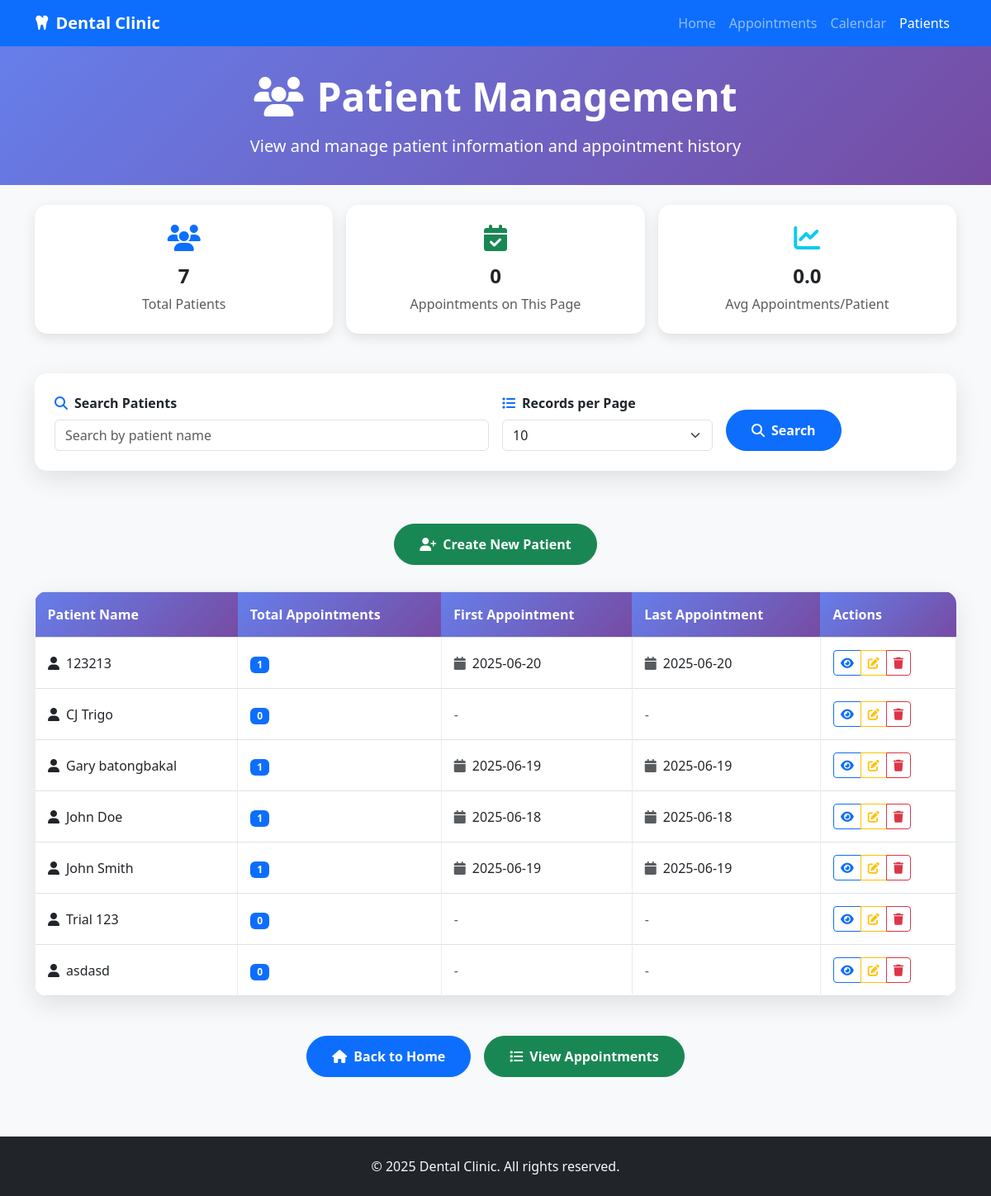
Before: /patients with the older database file.
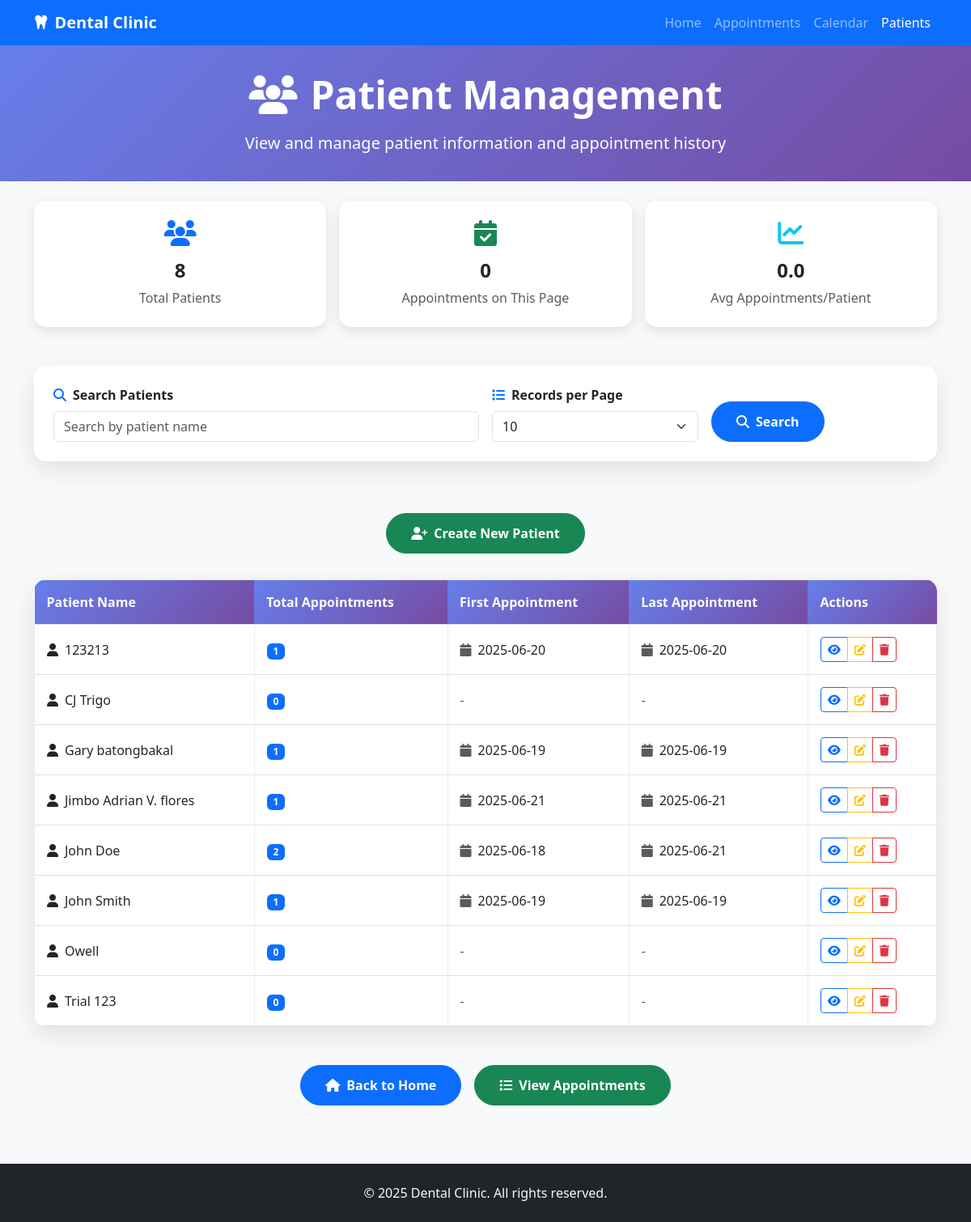
After: the same page with the newer database file.
### tables this page shows
CREATE TABLE Patients (
            ID INTEGER PRIMARY KEY AUTOINCREMENT,
            Name TEXT NOT NULL UNIQUE,
            Contact TEXT NOT NULL,
            Email TEXT,
            DateOfBirth TEXT,
            Address TEXT,
            EmergencyContact TEXT,
            MedicalHistory TEXT,
            CreatedDate TEXT DEFAULT CURRENT_TIMESTAMP
        , Religion TEXT, HomeAddress TEXT, Occupation TEXT, DentalInsurance TEXT, EffectiveDate TEXT, ParentGuardianName TEXT, ParentGuardianOccupation TEXT, ReferralSource TEXT, ConsultationReason TEXT, DentalHistory TEXT, PreviousDentist TEXT, LastDentalVisit TEXT, Sex TEXT, Nickname TEXT, Age TEXT, Nationality TEXT, GoodHealth TEXT, MedicalTreatment TEXT, TreatmentCondition TEXT, SeriousIllness TEXT, SurgicalOperation TEXT, Hospitalized TEXT, HospitalizationDetails TEXT, PrescriptionMedication TEXT, NonPrescriptionMedication TEXT, TobaccoUse TEXT, AlcoholDrugUse TEXT, AllergicLocalAnesthetic TEXT, AllergicPenicillin TEXT, AllergicAntibiotics TEXT, AllergicSulfaDrugs TEXT, AllergicAspirin TEXT, AllergicLatex TEXT, AllergicOthers TEXT, BleedingTime TEXT, Pregnant TEXT, Nursing TEXT, BirthPills TEXT, BloodType TEXT, BloodPressure TEXT);

### app.py (the view)
@app.route('/patients')
def patients():
    search_query = request.args.get('search', '')
    page = int(request.args.get('page', 1))
    per_page = int(request.args.get('per_page', 10))  # Default 10 records per page
    if page < 1:
        page = 1
    if per_page < 1 or per_page > 100:  # Limit to reasonable range
        per_page = 10
    conn = sqlite3.connect(DB_FILE)
    cursor = conn.cursor()
    if search_query:
        cursor.execute("""
            SELECT COUNT(DISTINCT p.ID)
            FROM Patients p
            LEFT JOIN Appointments a ON p.Name = a.PatientName
            WHERE p.Name LIKE ?
        """, (f'%{search_query}%',))
    else:
        cursor.execute("SELECT COUNT(*) FROM Patients")
    total_patients = cursor.fetchone()[0]
    total_pages = (total_patients + per_page - 1) // per_page
    if page > total_pages and total_pages > 0:
        page = total_pages
    offset = (page - 1) * per_page
    if search_query:
        cursor.execute("""
            SELECT p.ID, p.Name, p.Contact, p.Email, p.DateOfBirth, p.CreatedDate,
                   COUNT(a.ID) as appointment_count,
                   MIN(a.Date) as first_appointment, MAX(a.Date) as last_appointment
            FROM Patients p
            LEFT JOIN Appointments a ON p.Name = a.PatientName
            WHERE p.Name LIKE ?
            GROUP BY p.ID, p.Name, p.Contact, p.Email, p.DateOfBirth, p.CreatedDate
            ORDER BY p.Name
            LIMIT ? OFFSET ?
        """, (f'%{search_query}%', per_page, offset))
    else:
        cursor.execute("""
            SELECT p.ID, p.Name, p.Contact, p.Email, p.DateOfBirth, p.CreatedDate,
                   COUNT(a.ID) as appointment_count,
                   MIN(a.Date) as first_appointment, MAX(a.Date) as last_appointment
            FROM Patients p
            LEFT JOIN Appointments a ON p.Name = a.PatientName
            GROUP BY p.ID, p.Name, p.Contact, p.Email, p.DateOfBirth, p.CreatedDate
            ORDER BY p.Name
            LIMIT ? OFFSET ?
        """, (per_page, offset))
    patients = cursor.fetchall()
    conn.close()
    return render_template('patients.html',
                         patients=patients,
                         search_query=search_query,
                         page=page,
                         per_page=per_page,
                         total_patients=total_patients,
                         total_pages=total_pages)

### templates/patients.html (shortened to what the changed rows need)
<!DOCTYPE html>
<html lang="en">
<head>
    <link href="https://cdn.jsdelivr.net/npm/bootstrap@5.3.0/dist/css/bootstrap.min.css" rel="stylesheet">
    <link href="https://cdnjs.cloudflare.com/ajax/libs/font-awesome/6.4.0/css/all.min.css" rel="stylesheet">
</head>
<body class="bg-light">
    <section class="page-header">
        <div class="container text-center">
            <h1 class="display-5 fw-bold mb-3">
                <i class="fas fa-users me-3"></i>Patient Management
            </h1>
        </div>
    </section>
    <section class="py-4">
        <div class="container">
            <div class="row g-3">
                <div class="col-md-4">
                    <div class="stats-card">
                        <i class="fas fa-users fa-2x text-primary mb-3"></i>
                        <h4 class="fw-bold">{{ total_patients }}</h4>
                        <p class="text-muted mb-0">Total Patients</p>
                    </div>
                </div>
            </div>
        </div>
    </section>
    <section class="py-4">
        <div class="container">
            {% if patients %}
            <div class="patients-container">
                <div class="table-responsive">
                    <table class="table table-hover table-bordered align-middle mb-0">
                        <thead>
                            <tr>
                                <th>Patient Name</th>
                                <th>Total Appointments</th>
                                <th>First Appointment</th>
                                <th>Last Appointment</th>
                                <th>Actions</th>
                            </tr>
                        </thead>
                        <tbody>
                            {% for patient in patients %}
                            <tr>
                                <td>
                                    <i class="fas fa-user me-2"></i>{{ patient[1] }}
                                </td>
                                <td>
                                    <span class="badge bg-primary">{{ patient[6] }}</span>
                                </td>
                                <td>
                                    {% if patient[7] %}
                                    <i class="fas fa-calendar me-2 text-muted"></i>{{ patient[7] }}
                                    {% else %}
                                    <span class="text-muted">-</span>
                                    {% endif %}
                                </td>
                                <td>
                                    {% if patient[8] %}
                                    <i class="fas fa-calendar me-2 text-muted"></i>{{ patient[8] }}
                                    {% else %}
                                    <span class="text-muted">-</span>
                                    {% endif %}
                                </td>
                                <td>
                                    <div class="btn-group btn-group-sm" role="group">
                                        <a href="/patient/{{ patient[1]|urlencode }}" class="btn btn-outline-primary" title="View Patient">
                                            <i class="fas fa-eye"></i>
                                        </a>
                                        <a href="/edit-patient/{{ patient[0] }}" class="btn btn-outline-warning" title="Edit Patient">
                                            <i class="fas fa-edit"></i>
                                        </a>
                                        <a href="/delete-patient/{{ patient[0] }}" class="btn btn-outline-danger"
                                           onclick="event.preventDefault(); showDeleteConfirmation(this.href);"
                                           title="Delete Patient">
                                            <i class="fas fa-trash"></i>
                                        </a>
                                    </div>
                                </td>
                            </tr>
                            {% endfor %}
                        </tbody>
                    </table>
                </div>
            </div>
            {% endif %}
        </div>
    </section>
</body>
</html>

Changed rows visible on the page:
added Patients: Name "Jimbo Adrian V. flores", patient "1", patient "2025-06-21"
computed for Patients "John Doe": ID "1" → "2"; CreatedDate "2025-06-18" → "2025-06-21"
changed Patients: Name "asdasd" → "Owell"; moves up the list
Other visible differences:
{{ total_patients }}: "7" → "8"
